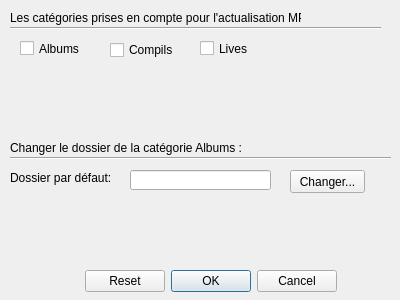
<?xml version="1.0" encoding="UTF-8"?>
<ui version="4.0">
 <class>DialogConfigActu</class>
 <widget class="QDialog" name="DialogConfigActu">
  <property name="geometry">
   <rect>
    <x>0</x>
    <y>0</y>
    <width>400</width>
    <height>300</height>
   </rect>
  </property>
  <property name="windowTitle">
   <string>Dialog</string>
  </property>
  <widget class="QDialogButtonBox" name="buttonBox">
   <property name="geometry">
    <rect>
     <x>25</x>
     <y>270</y>
     <width>371</width>
     <height>23</height>
    </rect>
   </property>
   <property name="orientation">
    <enum>Qt::Horizontal</enum>
   </property>
   <property name="standardButtons">
    <set>QDialogButtonBox::Cancel|QDialogButtonBox::Ok|QDialogButtonBox::Reset</set>
   </property>
   <property name="centerButtons">
    <bool>true</bool>
   </property>
  </widget>
  <widget class="QLabel" name="label">
   <property name="geometry">
    <rect>
     <x>10</x>
     <y>170</y>
     <width>121</width>
     <height>16</height>
    </rect>
   </property>
   <property name="text">
    <string>Dossier par défaut:</string>
   </property>
  </widget>
  <widget class="QLineEdit" name="DossierParDef">
   <property name="geometry">
    <rect>
     <x>130</x>
     <y>170</y>
     <width>141</width>
     <height>20</height>
    </rect>
   </property>
  </widget>
  <widget class="QCheckBox" name="Compils">
   <property name="geometry">
    <rect>
     <x>110</x>
     <y>40</y>
     <width>81</width>
     <height>20</height>
    </rect>
   </property>
   <property name="text">
    <string>Compils</string>
   </property>
  </widget>
  <widget class="QCheckBox" name="Albums">
   <property name="geometry">
    <rect>
     <x>20</x>
     <y>40</y>
     <width>70</width>
     <height>17</height>
    </rect>
   </property>
   <property name="text">
    <string>Albums</string>
   </property>
  </widget>
  <widget class="QCheckBox" name="Lives">
   <property name="geometry">
    <rect>
     <x>200</x>
     <y>40</y>
     <width>70</width>
     <height>17</height>
    </rect>
   </property>
   <property name="text">
    <string>Lives</string>
   </property>
  </widget>
  <widget class="Line" name="line">
   <property name="geometry">
    <rect>
     <x>10</x>
     <y>150</y>
     <width>381</width>
     <height>16</height>
    </rect>
   </property>
   <property name="orientation">
    <enum>Qt::Horizontal</enum>
   </property>
  </widget>
  <widget class="Line" name="line_2">
   <property name="geometry">
    <rect>
     <x>10</x>
     <y>20</y>
     <width>371</width>
     <height>16</height>
    </rect>
   </property>
   <property name="orientation">
    <enum>Qt::Horizontal</enum>
   </property>
  </widget>
  <widget class="QLabel" name="label_2">
   <property name="geometry">
    <rect>
     <x>10</x>
     <y>140</y>
     <width>381</width>
     <height>16</height>
    </rect>
   </property>
   <property name="text">
    <string>Changer le dossier de la catégorie Albums :</string>
   </property>
  </widget>
  <widget class="QLabel" name="label_3">
   <property name="geometry">
    <rect>
     <x>10</x>
     <y>10</y>
     <width>291</width>
     <height>16</height>
    </rect>
   </property>
   <property name="text">
    <string>Les catégories prises en compte pour l'actualisation MP3:</string>
   </property>
  </widget>
  <widget class="QPushButton" name="Changer">
   <property name="geometry">
    <rect>
     <x>290</x>
     <y>170</y>
     <width>75</width>
     <height>23</height>
    </rect>
   </property>
   <property name="text">
    <string>Changer...</string>
   </property>
  </widget>
 </widget>
 <resources/>
 <connections>
  <connection>
   <sender>buttonBox</sender>
   <signal>accepted()</signal>
   <receiver>DialogConfigActu</receiver>
   <slot>accept()</slot>
   <hints>
    <hint type="sourcelabel">
     <x>248</x>
     <y>254</y>
    </hint>
    <hint type="destinationlabel">
     <x>157</x>
     <y>274</y>
    </hint>
   </hints>
  </connection>
  <connection>
   <sender>buttonBox</sender>
   <signal>rejected()</signal>
   <receiver>DialogConfigActu</receiver>
   <slot>reject()</slot>
   <hints>
    <hint type="sourcelabel">
     <x>316</x>
     <y>260</y>
    </hint>
    <hint type="destinationlabel">
     <x>286</x>
     <y>274</y>
    </hint>
   </hints>
  </connection>
 </connections>
</ui>
